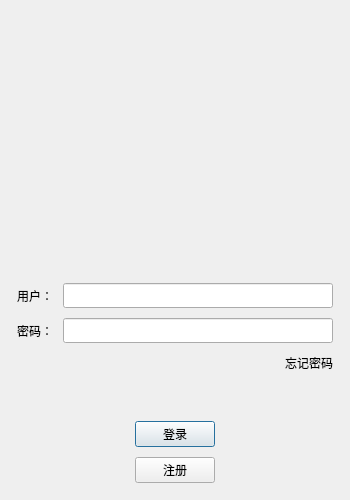
<?xml version="1.0" encoding="UTF-8"?>
<ui version="4.0">
 <class>LoginDialog</class>
 <widget class="QDialog" name="LoginDialog">
  <property name="geometry">
   <rect>
    <x>0</x>
    <y>0</y>
    <width>350</width>
    <height>500</height>
   </rect>
  </property>
  <property name="minimumSize">
   <size>
    <width>350</width>
    <height>500</height>
   </size>
  </property>
  <property name="maximumSize">
   <size>
    <width>350</width>
    <height>500</height>
   </size>
  </property>
  <property name="windowTitle">
   <string>Dialog</string>
  </property>
  <layout class="QVBoxLayout" name="verticalLayout_2">
   <item>
    <layout class="QVBoxLayout" name="verticalLayout">
     <property name="spacing">
      <number>10</number>
     </property>
     <property name="leftMargin">
      <number>6</number>
     </property>
     <property name="topMargin">
      <number>6</number>
     </property>
     <property name="rightMargin">
      <number>6</number>
     </property>
     <property name="bottomMargin">
      <number>6</number>
     </property>
     <item>
      <widget class="QWidget" name="widget" native="true">
       <layout class="QGridLayout" name="gridLayout">
        <item row="0" column="0">
         <widget class="QLabel" name="img">
          <property name="minimumSize">
           <size>
            <width>200</width>
            <height>200</height>
           </size>
          </property>
          <property name="maximumSize">
           <size>
            <width>200</width>
            <height>200</height>
           </size>
          </property>
          <property name="text">
           <string/>
          </property>
          <property name="pixmap">
           <pixmap resource="rc.qrc">:/res/login.png</pixmap>
          </property>
          <property name="alignment">
           <set>Qt::AlignmentFlag::AlignCenter</set>
          </property>
         </widget>
        </item>
       </layout>
      </widget>
     </item>
     <item>
      <spacer name="verticalSpacer_2">
       <property name="orientation">
        <enum>Qt::Orientation::Vertical</enum>
       </property>
       <property name="sizeHint" stdset="0">
        <size>
         <width>20</width>
         <height>40</height>
        </size>
       </property>
      </spacer>
     </item>
     <item>
      <layout class="QHBoxLayout" name="horizontalLayout">
       <item>
        <widget class="QLabel" name="user_name_label">
         <property name="minimumSize">
          <size>
           <width>0</width>
           <height>25</height>
          </size>
         </property>
         <property name="maximumSize">
          <size>
           <width>16777215</width>
           <height>25</height>
          </size>
         </property>
         <property name="text">
          <string>用户：</string>
         </property>
        </widget>
       </item>
       <item>
        <widget class="QLineEdit" name="user_name_edit">
         <property name="maximumSize">
          <size>
           <width>16777215</width>
           <height>25</height>
          </size>
         </property>
        </widget>
       </item>
      </layout>
     </item>
     <item>
      <layout class="QHBoxLayout" name="horizontalLayout_2">
       <item>
        <widget class="QLabel" name="pass_label">
         <property name="minimumSize">
          <size>
           <width>0</width>
           <height>25</height>
          </size>
         </property>
         <property name="maximumSize">
          <size>
           <width>16777215</width>
           <height>25</height>
          </size>
         </property>
         <property name="text">
          <string>密码：</string>
         </property>
        </widget>
       </item>
       <item>
        <widget class="QLineEdit" name="pass_edit">
         <property name="maximumSize">
          <size>
           <width>16777215</width>
           <height>25</height>
          </size>
         </property>
        </widget>
       </item>
      </layout>
     </item>
     <item>
      <layout class="QHBoxLayout" name="horizontalLayout_3">
       <item>
        <spacer name="horizontalSpacer">
         <property name="orientation">
          <enum>Qt::Orientation::Horizontal</enum>
         </property>
         <property name="sizeHint" stdset="0">
          <size>
           <width>40</width>
           <height>20</height>
          </size>
         </property>
        </spacer>
       </item>
       <item>
        <widget class="ClickedLabel" name="forget_label">
         <property name="text">
          <string>忘记密码</string>
         </property>
        </widget>
       </item>
      </layout>
     </item>
     <item>
      <spacer name="verticalSpacer">
       <property name="orientation">
        <enum>Qt::Orientation::Vertical</enum>
       </property>
       <property name="sizeHint" stdset="0">
        <size>
         <width>20</width>
         <height>40</height>
        </size>
       </property>
      </spacer>
     </item>
     <item>
      <layout class="QHBoxLayout" name="horizontalLayout_4">
       <item>
        <spacer name="horizontalSpacer_2">
         <property name="orientation">
          <enum>Qt::Orientation::Horizontal</enum>
         </property>
         <property name="sizeHint" stdset="0">
          <size>
           <width>40</width>
           <height>20</height>
          </size>
         </property>
        </spacer>
       </item>
       <item>
        <widget class="QPushButton" name="login_button">
         <property name="text">
          <string>登录</string>
         </property>
        </widget>
       </item>
       <item>
        <spacer name="horizontalSpacer_3">
         <property name="orientation">
          <enum>Qt::Orientation::Horizontal</enum>
         </property>
         <property name="sizeHint" stdset="0">
          <size>
           <width>40</width>
           <height>20</height>
          </size>
         </property>
        </spacer>
       </item>
      </layout>
     </item>
     <item>
      <layout class="QHBoxLayout" name="horizontalLayout_5">
       <item>
        <spacer name="horizontalSpacer_5">
         <property name="orientation">
          <enum>Qt::Orientation::Horizontal</enum>
         </property>
         <property name="sizeHint" stdset="0">
          <size>
           <width>40</width>
           <height>20</height>
          </size>
         </property>
        </spacer>
       </item>
       <item>
        <widget class="QPushButton" name="register_button">
         <property name="text">
          <string>注册</string>
         </property>
        </widget>
       </item>
       <item>
        <spacer name="horizontalSpacer_4">
         <property name="orientation">
          <enum>Qt::Orientation::Horizontal</enum>
         </property>
         <property name="sizeHint" stdset="0">
          <size>
           <width>40</width>
           <height>20</height>
          </size>
         </property>
        </spacer>
       </item>
      </layout>
     </item>
    </layout>
   </item>
  </layout>
 </widget>
 <customwidgets>
  <customwidget>
   <class>ClickedLabel</class>
   <extends>QLabel</extends>
   <header>clicked_label.h</header>
  </customwidget>
 </customwidgets>
 <resources>
  <include location="rc.qrc"/>
 </resources>
 <connections/>
</ui>
